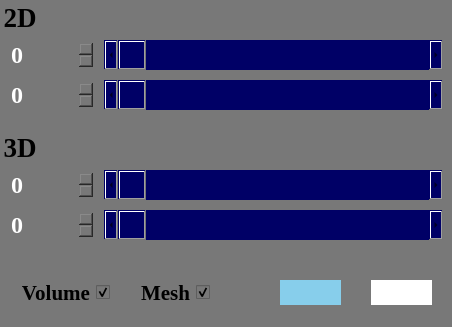
             <widget class="QWidget" name="widget">
              <property name="sizePolicy">
               <sizepolicy hsizetype="Expanding" vsizetype="Expanding">
                <horstretch>0</horstretch>
                <verstretch>0</verstretch>
               </sizepolicy>
              </property>
              <property name="styleSheet">
               <string notr="true">background-color: rgb(120, 120, 120);
border:none;</string>
              </property>
              <attribute name="title">
               <string>Property</string>
              </attribute>
              <layout class="QVBoxLayout" name="verticalLayout_7" stretch="7,7,2">
               <property name="spacing">
                <number>0</number>
               </property>
               <property name="leftMargin">
                <number>0</number>
               </property>
               <property name="topMargin">
                <number>0</number>
               </property>
               <property name="rightMargin">
                <number>0</number>
               </property>
               <property name="bottomMargin">
                <number>2</number>
               </property>
               <item>
                <widget class="QGroupBox" name="groupBox">
                 <property name="sizePolicy">
                  <sizepolicy hsizetype="Expanding" vsizetype="Expanding">
                   <horstretch>0</horstretch>
                   <verstretch>0</verstretch>
                  </sizepolicy>
                 </property>
                 <property name="font">
                  <font>
                   <family>Times New Roman</family>
                   <pointsize>20</pointsize>
                   <bold>true</bold>
                  </font>
                 </property>
                 <property name="styleSheet">
                  <string notr="true">color: rgb(255, 255, 255);
background-color: rgb(120, 120, 120);
QGroupBox { color: red; border: 4px solid white;};
</string>
                 </property>
                 <property name="title">
                  <string>2D</string>
                 </property>
                 <property name="flat">
                  <bool>false</bool>
                 </property>
                 <layout class="QVBoxLayout" name="verticalLayout_8" stretch="1,1">
                  <property name="spacing">
                   <number>10</number>
                  </property>
                  <property name="topMargin">
                   <number>40</number>
                  </property>
                  <property name="bottomMargin">
                   <number>20</number>
                  </property>
                  <item>
                   <layout class="QHBoxLayout" name="horizontalLayout" stretch="1,4">
                    <item>
                     <widget class="QSpinBox" name="lower2Dbox">
                      <property name="sizePolicy">
                       <sizepolicy hsizetype="Expanding" vsizetype="Expanding">
                        <horstretch>0</horstretch>
                        <verstretch>0</verstretch>
                       </sizepolicy>
                      </property>
                      <property name="font">
                       <font>
                        <family>Times New Roman</family>
                        <pointsize>18</pointsize>
                        <bold>true</bold>
                       </font>
                      </property>
                      <property name="styleSheet">
                       <string notr="true">color: rgb(255, 255, 255);</string>
                      </property>
                     </widget>
                    </item>
                    <item>
                     <widget class="QScrollBar" name="lower2Dslider">
                      <property name="sizePolicy">
                       <sizepolicy hsizetype="Expanding" vsizetype="Expanding">
                        <horstretch>0</horstretch>
                        <verstretch>0</verstretch>
                       </sizepolicy>
                      </property>
                      <property name="styleSheet">
                       <string notr="true">background-color: rgb(0, 0, 102);</string>
                      </property>
                      <property name="orientation">
                       <enum>Qt::Horizontal</enum>
                      </property>
                     </widget>
                    </item>
                   </layout>
                  </item>
                  <item>
                   <layout class="QHBoxLayout" name="horizontalLayout_3" stretch="1,4">
                    <item>
                     <widget class="QSpinBox" name="upper2Dbox">
                      <property name="sizePolicy">
                       <sizepolicy hsizetype="Expanding" vsizetype="Expanding">
                        <horstretch>0</horstretch>
                        <verstretch>0</verstretch>
                       </sizepolicy>
                      </property>
                      <property name="font">
                       <font>
                        <family>Times New Roman</family>
                        <pointsize>18</pointsize>
                        <bold>true</bold>
                       </font>
                      </property>
                      <property name="styleSheet">
                       <string notr="true">color: rgb(255, 255, 255);</string>
                      </property>
                     </widget>
                    </item>
                    <item>
                     <widget class="QScrollBar" name="upper2Dslider">
                      <property name="sizePolicy">
                       <sizepolicy hsizetype="Expanding" vsizetype="Expanding">
                        <horstretch>0</horstretch>
                        <verstretch>0</verstretch>
                       </sizepolicy>
                      </property>
                      <property name="styleSheet">
                       <string notr="true">background-color: rgb(0, 0, 102);</string>
                      </property>
                      <property name="orientation">
                       <enum>Qt::Horizontal</enum>
                      </property>
                     </widget>
                    </item>
                   </layout>
                  </item>
                 </layout>
                </widget>
               </item>
               <item>
                <widget class="QGroupBox" name="groupBox_2">
                 <property name="sizePolicy">
                  <sizepolicy hsizetype="Expanding" vsizetype="Expanding">
                   <horstretch>0</horstretch>
                   <verstretch>0</verstretch>
                  </sizepolicy>
                 </property>
                 <property name="font">
                  <font>
                   <family>Times New Roman</family>
                   <pointsize>20</pointsize>
                   <italic>false</italic>
                   <bold>true</bold>
                   <underline>false</underline>
                   <strikeout>false</strikeout>
                  </font>
                 </property>
                 <property name="styleSheet">
                  <string notr="true">color: rgb(255, 255, 255);
background-color: rgb(120, 120, 120);
QGroupBox { color: red; border: 4px solid white;};
</string>
                 </property>
                 <property name="title">
                  <string>3D</string>
                 </property>
                 <property name="alignment">
                  <set>Qt::AlignLeading|Qt::AlignLeft|Qt::AlignVCenter</set>
                 </property>
                 <property name="flat">
                  <bool>false</bool>
                 </property>
                 <property name="checkable">
                  <bool>false</bool>
                 </property>
                 <layout class="QVBoxLayout" name="verticalLayout_9" stretch="1,1">
                  <property name="spacing">
                   <number>10</number>
                  </property>
                  <property name="topMargin">
                   <number>40</number>
                  </property>
                  <property name="bottomMargin">
                   <number>20</number>
                  </property>
                  <item>
                   <layout class="QHBoxLayout" name="horizontalLayout_5" stretch="1,4">
                    <item>
                     <widget class="QSpinBox" name="lower3Dbox">
                      <property name="sizePolicy">
                       <sizepolicy hsizetype="Expanding" vsizetype="Expanding">
                        <horstretch>0</horstretch>
                        <verstretch>0</verstretch>
                       </sizepolicy>
                      </property>
                      <property name="font">
                       <font>
                        <family>Times New Roman</family>
                        <pointsize>18</pointsize>
                        <bold>true</bold>
                       </font>
                      </property>
                      <property name="styleSheet">
                       <string notr="true">color: rgb(255, 255, 255);</string>
                      </property>
                      <property name="stepType">
                       <enum>QAbstractSpinBox::AdaptiveDecimalStepType</enum>
                      </property>
                     </widget>
                    </item>
                    <item>
                     <widget class="QScrollBar" name="lower3Dslider">
                      <property name="sizePolicy">
                       <sizepolicy hsizetype="Expanding" vsizetype="Expanding">
                        <horstretch>0</horstretch>
                        <verstretch>0</verstretch>
                       </sizepolicy>
                      </property>
                      <property name="styleSheet">
                       <string notr="true">background-color: rgb(0, 0, 102);</string>
                      </property>
                      <property name="orientation">
                       <enum>Qt::Horizontal</enum>
                      </property>
                     </widget>
                    </item>
                   </layout>
                  </item>
                  <item>
                   <layout class="QHBoxLayout" name="horizontalLayout_6" stretch="1,4">
                    <property name="bottomMargin">
                     <number>0</number>
                    </property>
                    <item>
                     <widget class="QSpinBox" name="upper3Dbox">
                      <property name="sizePolicy">
                       <sizepolicy hsizetype="Expanding" vsizetype="Expanding">
                        <horstretch>0</horstretch>
                        <verstretch>0</verstretch>
                       </sizepolicy>
                      </property>
                      <property name="font">
                       <font>
                        <family>Times New Roman</family>
                        <pointsize>18</pointsize>
                        <bold>true</bold>
                       </font>
                      </property>
                      <property name="styleSheet">
                       <string notr="true">color: rgb(255, 255, 255);</string>
                      </property>
                     </widget>
                    </item>
                    <item>
                     <widget class="QScrollBar" name="upper3Dslider">
                      <property name="sizePolicy">
                       <sizepolicy hsizetype="Expanding" vsizetype="Expanding">
                        <horstretch>0</horstretch>
                        <verstretch>0</verstretch>
                       </sizepolicy>
                      </property>
                      <property name="styleSheet">
                       <string notr="true">background-color: rgb(0, 0, 102);</string>
                      </property>
                      <property name="orientation">
                       <enum>Qt::Horizontal</enum>
                      </property>
                     </widget>
                    </item>
                   </layout>
                  </item>
                 </layout>
                </widget>
               </item>
               <item>
                <layout class="QHBoxLayout" name="horizontalLayout_7" stretch="3,3,2,0,2">
                 <property name="spacing">
                  <number>30</number>
                 </property>
                 <property name="leftMargin">
                  <number>20</number>
                 </property>
                 <property name="topMargin">
                  <number>20</number>
                 </property>
                 <property name="rightMargin">
                  <number>20</number>
                 </property>
                 <property name="bottomMargin">
                  <number>20</number>
                 </property>
                 <item>
                  <widget class="QCheckBox" name="volume_cbox">
                   <property name="sizePolicy">
                    <sizepolicy hsizetype="Expanding" vsizetype="Expanding">
                     <horstretch>0</horstretch>
                     <verstretch>0</verstretch>
                    </sizepolicy>
                   </property>
                   <property name="font">
                    <font>
                     <family>Times New Roman</family>
                     <pointsize>16</pointsize>
                     <bold>true</bold>
                    </font>
                   </property>
                   <property name="layoutDirection">
                    <enum>Qt::RightToLeft</enum>
                   </property>
                   <property name="text">
                    <string>Volume</string>
                   </property>
                   <property name="checked">
                    <bool>true</bool>
                   </property>
                  </widget>
                 </item>
                 <item>
                  <widget class="QCheckBox" name="mesh_cbox">
                   <property name="sizePolicy">
                    <sizepolicy hsizetype="Expanding" vsizetype="Expanding">
                     <horstretch>0</horstretch>
                     <verstretch>0</verstretch>
                    </sizepolicy>
                   </property>
                   <property name="font">
                    <font>
                     <family>Times New Roman</family>
                     <pointsize>16</pointsize>
                     <bold>true</bold>
                    </font>
                   </property>
                   <property name="layoutDirection">
                    <enum>Qt::RightToLeft</enum>
                   </property>
                   <property name="text">
                    <string>Mesh</string>
                   </property>
                   <property name="checked">
                    <bool>true</bool>
                   </property>
                  </widget>
                 </item>
                 <item>
                  <spacer name="horizontalSpacer_3">
                   <property name="orientation">
                    <enum>Qt::Horizontal</enum>
                   </property>
                   <property name="sizeHint" stdset="0">
                    <size>
                     <width>40</width>
                     <height>20</height>
                    </size>
                   </property>
                  </spacer>
                 </item>
                 <item>
                  <widget class="QPushButton" name="color3D_btn_top">
                   <property name="sizePolicy">
                    <sizepolicy hsizetype="Expanding" vsizetype="Expanding">
                     <horstretch>0</horstretch>
                     <verstretch>0</verstretch>
                    </sizepolicy>
                   </property>
                   <property name="font">
                    <font>
                     <family>Times New Roman</family>
                     <pointsize>16</pointsize>
                     <bold>true</bold>
                    </font>
                   </property>
                   <property name="styleSheet">
                    <string notr="true">background-color: rgb(135, 206, 235);</string>
                   </property>
                   <property name="text">
                    <string/>
                   </property>
                  </widget>
                 </item>
                 <item>
                  <widget class="QPushButton" name="color3D_btn_bot">
                   <property name="sizePolicy">
                    <sizepolicy hsizetype="Expanding" vsizetype="Expanding">
                     <horstretch>0</horstretch>
                     <verstretch>0</verstretch>
                    </sizepolicy>
                   </property>
                   <property name="font">
                    <font>
                     <family>Times New Roman</family>
                     <pointsize>16</pointsize>
                     <bold>true</bold>
                    </font>
                   </property>
                   <property name="styleSheet">
                    <string notr="true">background-color: rgb(255, 255, 255);</string>
                   </property>
                   <property name="text">
                    <string/>
                   </property>
                  </widget>
                 </item>
                </layout>
               </item>
              </layout>
             </widget>
